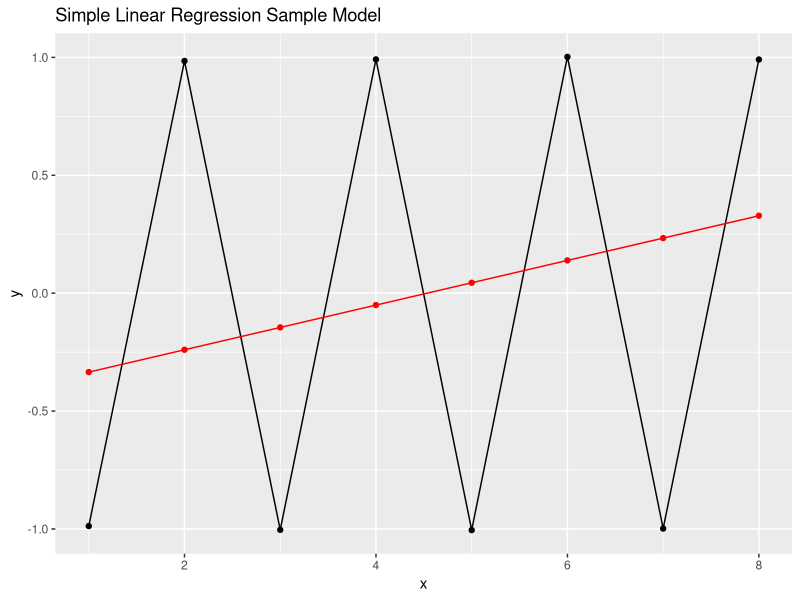

Write R code to recreate this figure. (Note: this script raises an error after producing the figure.)
library(forecast)
library(tseries)
library(tidyverse)

pathdata <- tibble(x = c(1, 2, 3, 4, 5, 6, 7, 8), y = c(-1, 1, -1, 1, -1, 1, -1, 1))

# add some random noise
pathdata$y <- pathdata$y + rnorm(8) * 0.01

linearmodel <- lm(pathdata$y ~ pathdata$x)
linearfit <- predict.lm(linearmodel)

ggplot(pathdata) +
  geom_line(mapping=aes(x, y), color="black") +
  geom_line(mapping=aes(x, linearfit), color="red") +
  geom_point(mapping=aes(x, y), color="black") +
  geom_point(mapping=aes(x, linearfit), color="red") +
  labs(title = "Simple Linear Regression Sample Model")

adf.test(pathdata$y, alternative="stationary")
arimamodel <- arima(pathdata$y, order=c(1,1,0))
arimafit <- as.vector(forecast(arimamodel, h=8)$mean)

ggplot(pathdata) +
  geom_line(mapping=aes(x, y), color="black") +
  geom_line(mapping=aes(x, arimafit), color="red") +
  geom_point(mapping=aes(x, y), color="black") +
  geom_point(mapping=aes(x, arimafit), color="red") +
  labs(title = "Time Series Sample Model")
